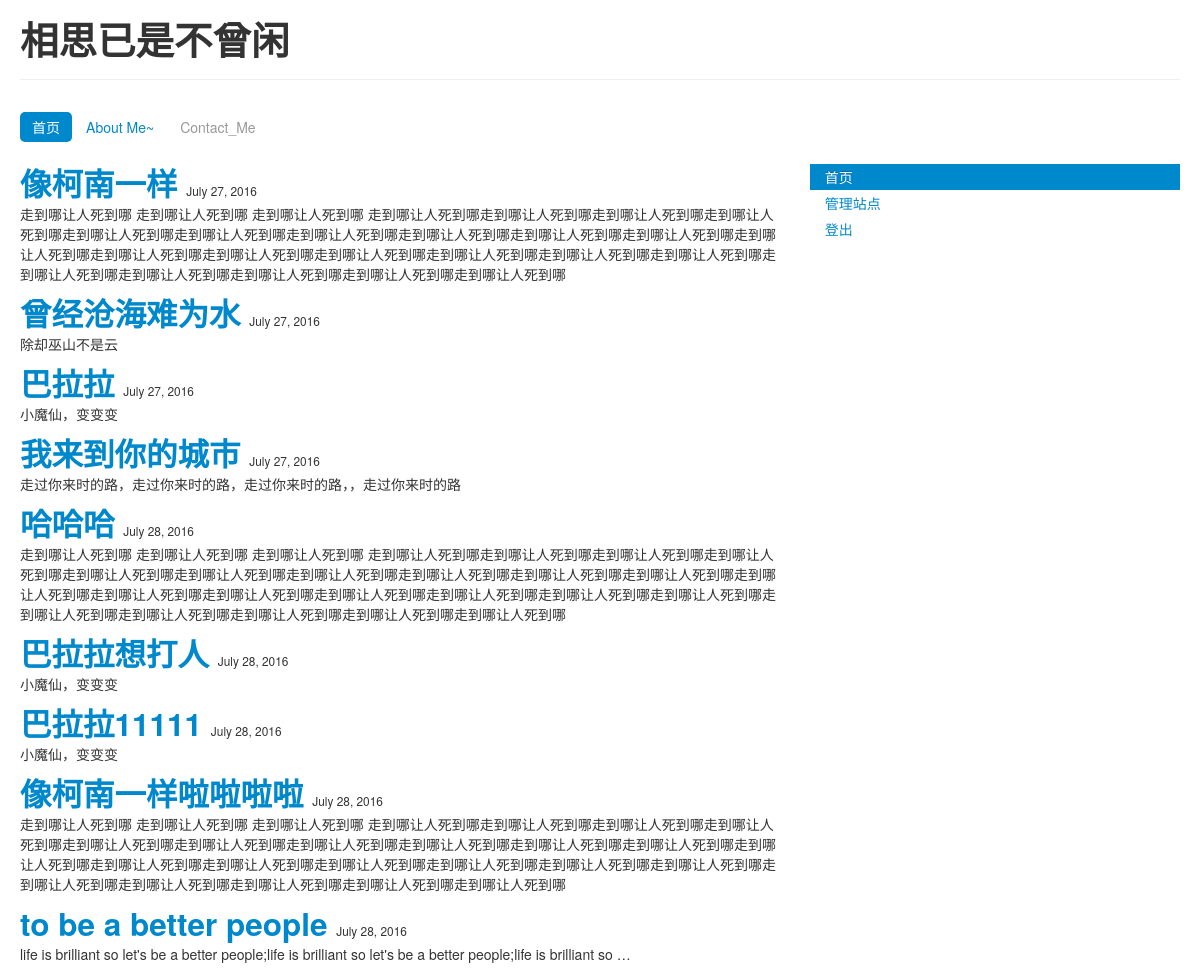
The app's page /articles/ with its own data.
### articles/models.py (models this page shows)
class Article(models.Model):
    title = models.CharField(max_length = 30)
    time_stamp = models.DateField()
    content = models.TextField()

### articles/views.py (the view)
def index(request):
    articles = Article.objects.all()
    for article in articles:
        comments = Comment.objects.filter(article = article)
    return render(request,'articles/article_list.html',{"articles":articles,"comments":comments})

### articles/templates/articles/article_list.html (shortened to what this page needs)
{% extends "articles/base.html" %}
{% block content %}
<div class="container-fluid">
	<div class="row-fluid">
		<div class="span12">
			<div class="page-header">
				<h1>
					相思已是不曾闲
				</h1>
			</div>
		</div>
	</div>
	<div class="row-fluid">
		<div class="span12">
			<ul class="nav nav-pills">
				<li class="active">
					<a href="#">首页</a>
				</li>
				<li>
					<a href="/article/about_me/">About Me~</a>
				</li>
				<li class="disabled">
					<a href="/article/contact_me">Contact_Me</a>
				</li>
			</ul>
		</div>
	</div>
	<div class="row-fluid">
		<div class="span8">
			{% for article in articles %}
			<h2 style="display:inline">
				<a href="/articles/show_article/?id={{article.id}}">{{article.title}}</a>
			</h2>
			<small>{{article.time_stamp}}</small>
			<p>
				{{article.content | truncatewords_html:20 }}
			</p>
			{% endfor %}
		</div>
		<div class="span4">
			<ul class="nav nav-list">
				<li class="active">
					<a href="#">首页</a>
				</li>
				<li>
					<a href="/manager/index/">管理站点</a>
				</li>
				<li>
				<a href="/accounts/logout/">登出</a>
				</li>
			</ul>
		</div>
	</div>
</div>
{% endblock %}

### records on screen
Article: title "像柯南一样", time_stamp "July 27, 2016", content "走到哪让人死到哪 走到哪让人死到哪 走到哪让人死到哪 走到哪让人死到哪走到哪让人死到哪走到哪让人死到哪走到哪让人死到哪走到哪让人死到哪走到哪让人死到哪走到哪让人死到哪走到哪让人死到哪走到哪让人死到哪走到哪让人死到哪走到哪让人死到哪走到哪让人死到哪走到哪让人死到哪走到哪让人死到哪走到哪让人死到哪走到哪让人死到哪走到哪让人死到哪走到哪让人死到哪走到哪让人死到哪走到哪让人死到哪走到哪让人死到哪走到哪让人死到哪"
Article: title "曾经沧海难为水", time_stamp "July 27, 2016", content "除却巫山不是云"
Article: title "巴拉拉", time_stamp "July 27, 2016", content "小魔仙，变变变"
Article: title "我来到你的城市", time_stamp "July 27, 2016", content "走过你来时的路，走过你来时的路，走过你来时的路，，走过你来时的路"
Article: title "哈哈哈", time_stamp "July 28, 2016", content "走到哪让人死到哪 走到哪让人死到哪 走到哪让人死到哪 走到哪让人死到哪走到哪让人死到哪走到哪让人死到哪走到哪让人死到哪走到哪让人死到哪走到哪让人死到哪走到哪让人死到哪走到哪让人死到哪走到哪让人死到哪走到哪让人死到哪走到哪让人死到哪走到哪让人死到哪走到哪让人死到哪走到哪让人死到哪走到哪让人死到哪走到哪让人死到哪走到哪让人死到哪走到哪让人死到哪走到哪让人死到哪走到哪让人死到哪走到哪让人死到哪走到哪让人死到哪"
Article: title "巴拉拉想打人", time_stamp "July 28, 2016", content "小魔仙，变变变"
Article: title "巴拉拉11111", time_stamp "July 28, 2016", content "小魔仙，变变变"
Article: title "像柯南一样啦啦啦啦", time_stamp "July 28, 2016", content "走到哪让人死到哪 走到哪让人死到哪 走到哪让人死到哪 走到哪让人死到哪走到哪让人死到哪走到哪让人死到哪走到哪让人死到哪走到哪让人死到哪走到哪让人死到哪走到哪让人死到哪走到哪让人死到哪走到哪让人死到哪走到哪让人死到哪走到哪让人死到哪走到哪让人死到哪走到哪让人死到哪走到哪让人死到哪走到哪让人死到哪走到哪让人死到哪走到哪让人死到哪走到哪让人死到哪走到哪让人死到哪走到哪让人死到哪走到哪让人死到哪走到哪让人死到哪"
Article: title "to be a better people", time_stamp "July 28, 2016", content "life is brilliant so let's be a better people;life is brilliant so let's be a better people;life is brilliant so …"
